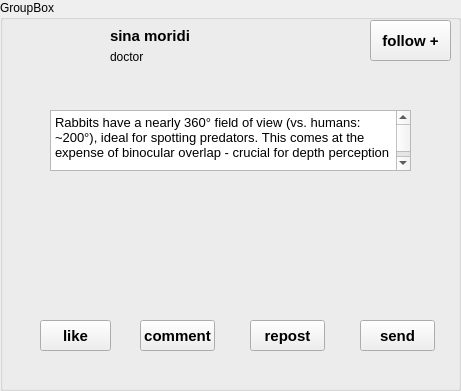
   <widget class="QGroupBox" name="groupBox_6">
    <property name="geometry">
     <rect>
      <x>130</x>
      <y>1840</y>
      <width>461</width>
      <height>391</height>
     </rect>
    </property>
    <property name="title">
     <string>GroupBox</string>
    </property>
    <widget class="QPushButton" name="pushButton_36">
     <property name="geometry">
      <rect>
       <x>370</x>
       <y>20</y>
       <width>81</width>
       <height>41</height>
      </rect>
     </property>
     <property name="font">
      <font>
       <pointsize>11</pointsize>
       <weight>75</weight>
       <bold>true</bold>
       <kerning>false</kerning>
      </font>
     </property>
     <property name="text">
      <string>follow +</string>
     </property>
    </widget>
    <widget class="QPushButton" name="pushButton_37">
     <property name="geometry">
      <rect>
       <x>40</x>
       <y>320</y>
       <width>71</width>
       <height>31</height>
      </rect>
     </property>
     <property name="font">
      <font>
       <pointsize>11</pointsize>
       <weight>75</weight>
       <bold>true</bold>
       <kerning>false</kerning>
      </font>
     </property>
     <property name="styleSheet">
      <string notr="true"/>
     </property>
     <property name="text">
      <string>like</string>
     </property>
     <property name="iconSize">
      <size>
       <width>8</width>
       <height>8</height>
      </size>
     </property>
    </widget>
    <widget class="QPushButton" name="pushButton_38">
     <property name="geometry">
      <rect>
       <x>140</x>
       <y>320</y>
       <width>75</width>
       <height>31</height>
      </rect>
     </property>
     <property name="font">
      <font>
       <pointsize>11</pointsize>
       <weight>75</weight>
       <bold>true</bold>
       <kerning>false</kerning>
      </font>
     </property>
     <property name="text">
      <string>comment</string>
     </property>
    </widget>
    <widget class="QPushButton" name="pushButton_39">
     <property name="geometry">
      <rect>
       <x>250</x>
       <y>320</y>
       <width>75</width>
       <height>31</height>
      </rect>
     </property>
     <property name="font">
      <font>
       <pointsize>11</pointsize>
       <weight>75</weight>
       <bold>true</bold>
       <kerning>false</kerning>
      </font>
     </property>
     <property name="text">
      <string>repost</string>
     </property>
    </widget>
    <widget class="QPushButton" name="pushButton_40">
     <property name="geometry">
      <rect>
       <x>360</x>
       <y>320</y>
       <width>75</width>
       <height>31</height>
      </rect>
     </property>
     <property name="font">
      <font>
       <pointsize>11</pointsize>
       <weight>75</weight>
       <bold>true</bold>
       <kerning>false</kerning>
      </font>
     </property>
     <property name="text">
      <string>send</string>
     </property>
    </widget>
    <widget class="QLabel" name="label_7">
     <property name="geometry">
      <rect>
       <x>10</x>
       <y>20</y>
       <width>91</width>
       <height>91</height>
      </rect>
     </property>
     <property name="styleSheet">
      <string notr="true">background-image: url(:/new/prefix1/p1.jpg);</string>
     </property>
     <property name="text">
      <string/>
     </property>
    </widget>
    <widget class="QLabel" name="label_25">
     <property name="geometry">
      <rect>
       <x>110</x>
       <y>20</y>
       <width>121</width>
       <height>31</height>
      </rect>
     </property>
     <property name="font">
      <font>
       <pointsize>11</pointsize>
       <weight>75</weight>
       <bold>true</bold>
       <kerning>false</kerning>
      </font>
     </property>
     <property name="text">
      <string>sina moridi</string>
     </property>
    </widget>
    <widget class="QLabel" name="label_26">
     <property name="geometry">
      <rect>
       <x>70</x>
       <y>140</y>
       <width>341</width>
       <height>151</height>
      </rect>
     </property>
     <property name="text">
      <string/>
     </property>
    </widget>
    <widget class="QLabel" name="label_27">
     <property name="geometry">
      <rect>
       <x>60</x>
       <y>190</y>
       <width>341</width>
       <height>121</height>
      </rect>
     </property>
     <property name="styleSheet">
      <string notr="true">background-image: url(:/new/prefix1/00000000.jpg);</string>
     </property>
     <property name="text">
      <string/>
     </property>
    </widget>
    <widget class="QPlainTextEdit" name="plainTextEdit_3">
     <property name="geometry">
      <rect>
       <x>50</x>
       <y>110</y>
       <width>361</width>
       <height>61</height>
      </rect>
     </property>
     <property name="font">
      <font>
       <pointsize>10</pointsize>
       <kerning>false</kerning>
      </font>
     </property>
     <property name="plainText">
      <string>Rabbits have a nearly 360° field of view (vs. humans: ~200°), ideal for spotting predators. This comes at the expense of binocular overlap - crucial for depth perception

As a result, rabbits sacrifice accuracy in judging distances for a heightened awareness of their surroundings</string>
     </property>
    </widget>
    <widget class="QLabel" name="label_28">
     <property name="geometry">
      <rect>
       <x>110</x>
       <y>50</y>
       <width>47</width>
       <height>13</height>
      </rect>
     </property>
     <property name="text">
      <string>doctor</string>
     </property>
    </widget>
    <widget class="QLabel" name="like6">
     <property name="geometry">
      <rect>
       <x>110</x>
       <y>330</y>
       <width>21</width>
       <height>16</height>
      </rect>
     </property>
     <property name="styleSheet">
      <string notr="true">background-image: url(:/new/prefix1/like2.jpg);</string>
     </property>
     <property name="text">
      <string/>
     </property>
    </widget>
   </widget>
